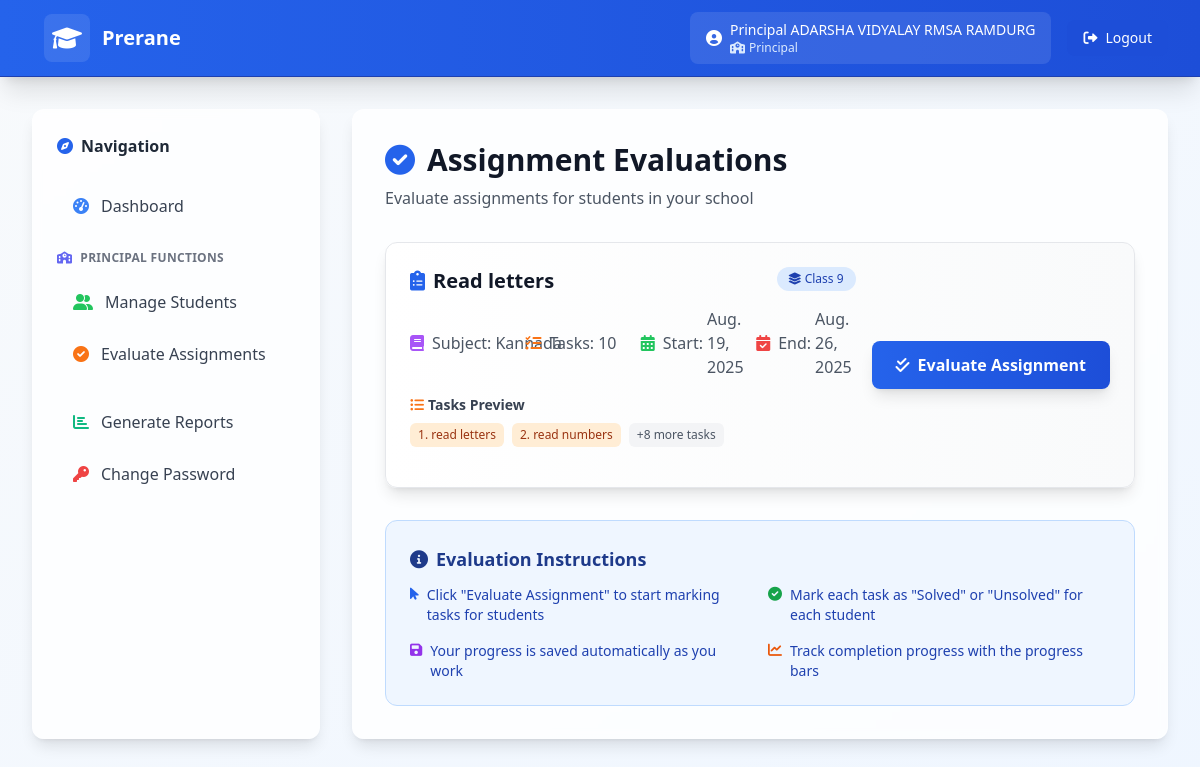
/principal/assignments/ (signed in), run on the app's committed database.
### core/models.py (models this page shows, shortened)
class Assignment(models.Model):
    CLASS_CHOICES = [(i, f'Class {i}') for i in range(1, 11)]
    title = models.CharField(max_length=200)
    tasks = models.JSONField(default=list)  # List of task strings
    subject = models.ForeignKey(Subject, on_delete=models.CASCADE)
    standard = models.IntegerField(choices=CLASS_CHOICES)
    start_date = models.DateField()
    end_date = models.DateField()
    created_by = models.ForeignKey(User, on_delete=models.CASCADE)
    created_at = models.DateTimeField(auto_now_add=True)
    class Meta:
        ordering = ['-created_at']
        indexes = [
            models.Index(fields=['standard']),
            models.Index(fields=['subject', 'standard']),
            models.Index(fields=['start_date', 'end_date']),
            models.Index(fields=['created_at']),
        ]

class Subject(models.Model):
    name = models.CharField(max_length=100, unique=True)
    class Meta:
        ordering = ['name']

### core/views.py (the view)
# urls.py: path('principal/assignments/', views.EvaluateAssignmentListView.as_view(), name='assignment_evaluations'),
class EvaluateAssignmentListView(LoginRequiredMixin, PrincipalRequiredMixin, RoleContextMixin, ListView):
    model = Assignment
    template_name = 'core/principal/assignment_evaluation_list.html'
    context_object_name = 'assignments'

### core/mixin.py (called while the page is built)
    def test_func(self):
        return self.request.user.groups.filter(name='Principal').exists()

    def get_context_data(self, **kwargs):
        context = super().get_context_data(**kwargs)
        user = self.request.user
        context['is_ddpi'] = user.groups.filter(name='DDPI').exists()
        context['is_beo'] = user.groups.filter(name='BEO').exists()
        context['is_principal'] = user.groups.filter(name='Principal').exists()
        try:
            if context['is_ddpi']:
                context['user_profile'] = DDPIProfile.objects.get(user=user)
            elif context['is_beo']:
                context['user_profile'] = BEOProfile.objects.get(user=user)
            elif context['is_principal']:
                context['user_profile'] = PrincipalProfile.objects.get(user=user)
        except:
            context['user_profile'] = None
        return context

### templates/core/principal/assignment_evaluation_list.html (shortened to what this page needs)
{% extends 'base.html' %}
{% block content %}
<div class="space-y-8">
    <div class="flex flex-col sm:flex-row justify-between items-start sm:items-center gap-4">
        <div>
            <h2 class="text-3xl font-bold text-gray-900 flex items-center">
                <i class="fas fa-check-circle text-primary-600 mr-3"></i>
                Assignment Evaluations
            </h2>
            <p class="text-gray-600 mt-2">Evaluate assignments for students in your school</p>
        </div>
    </div>
    {% if assignments %}
    <div class="grid gap-6">
        {% for assignment in assignments %}
        <div class="bg-gradient-to-r from-white to-gray-50 rounded-xl shadow-lg border border-gray-200 hover:shadow-xl transition-all duration-300 overflow-hidden">
            <div class="p-6">
                <div class="flex flex-col lg:flex-row justify-between items-start lg:items-center gap-4">
                    <div class="flex-1">
                        <div class="flex items-start justify-between mb-3">
                            <h3 class="text-xl font-bold text-gray-900 flex items-center">
                                <i class="fas fa-clipboard-list text-primary-600 mr-2"></i>
                                {{ assignment.title }}
                            </h3>
                            <span class="inline-flex items-center px-3 py-1 rounded-full text-xs font-medium bg-primary-100 text-primary-800">
                                <i class="fas fa-layer-group mr-1"></i>
                                Class {{ assignment.standard }}
                            </span>
                        </div>
                        <div class="grid grid-cols-1 md:grid-cols-4 gap-4 mb-4">
                            <div class="flex items-center text-gray-600">
                                <i class="fas fa-book text-purple-500 mr-2"></i>
                                <span class="font-medium">Subject:</span>
                                <span class="ml-1">{{ assignment.subject.name }}</span>
                            </div>
                            <div class="flex items-center text-gray-600">
                                <i class="fas fa-tasks text-orange-500 mr-2"></i>
                                <span class="font-medium">Tasks:</span>
                                <span class="ml-1">{{ assignment.tasks|length }}</span>
                            </div>
                            <div class="flex items-center text-gray-600">
                                <i class="fas fa-calendar-alt text-green-500 mr-2"></i>
                                <span class="font-medium">Start:</span>
                                <span class="ml-1">{{ assignment.start_date }}</span>
                            </div>
                            <div class="flex items-center text-gray-600">
                                <i class="fas fa-calendar-check text-red-500 mr-2"></i>
                                <span class="font-medium">End:</span>
                                <span class="ml-1">{{ assignment.end_date }}</span>
                            </div>
                        </div>
                        {% if assignment.tasks %}
                        <div class="mb-4">
                            <h4 class="text-sm font-semibold text-gray-700 mb-2 flex items-center">
                                <i class="fas fa-list-ul text-orange-500 mr-1"></i>
                                Tasks Preview
                            </h4>
                            <div class="flex flex-wrap gap-2">
                                {% for task in assignment.tasks|slice:":2" %}
                                <span class="inline-flex items-center px-2 py-1 rounded-md text-xs font-medium bg-orange-100 text-orange-800">
                                    {{ forloop.counter }}. {{ task|truncatechars:25 }}
                                </span>
                                {% endfor %}
                                {% if assignment.tasks|length > 2 %}
                                <span class="inline-flex items-center px-2 py-1 rounded-md text-xs font-medium bg-gray-100 text-gray-600">
                                    +{{ assignment.tasks|length|add:"-2" }} more tasks
                                </span>
                                {% endif %}
                            </div>
                        </div>
                        {% endif %}
                    </div>
                    <div class="flex flex-col gap-3">
                        <a href="{% url 'evaluate_assignment' assignment.pk %}" class="inline-flex items-center px-6 py-3 bg-gradient-to-r from-blue-600 to-blue-700 hover:from-blue-700 hover:to-blue-800 text-white font-semibold rounded-lg shadow-lg hover:shadow-xl transition-all duration-200">
                            <i class="fas fa-check-double mr-2"></i>
                            Evaluate Assignment
                        </a>
                    </div>
                </div>
            </div>
        </div>
        {% endfor %}
    </div>
    {% endif %}
    {% if assignments %}
    <div class="bg-blue-50 border border-blue-200 rounded-xl p-6">
        <h4 class="text-lg font-semibold text-blue-900 mb-3 flex items-center">
            <i class="fas fa-info-circle mr-2"></i>
            Evaluation Instructions
        </h4>
        <div class="grid md:grid-cols-2 gap-4 text-blue-800 text-sm">
            <div class="flex items-start">
                <i class="fas fa-mouse-pointer text-blue-600 mr-2 mt-0.5 flex-shrink-0"></i>
                <span>Click "Evaluate Assignment" to start marking tasks for students</span>
            </div>
            <div class="flex items-start">
                <i class="fas fa-check-circle text-green-600 mr-2 mt-0.5 flex-shrink-0"></i>
                <span>Mark each task as "Solved" or "Unsolved" for each student</span>
            </div>
            <div class="flex items-start">
                <i class="fas fa-save text-purple-600 mr-2 mt-0.5 flex-shrink-0"></i>
                <span>Your progress is saved automatically as you work</span>
            </div>
            <div class="flex items-start">
                <i class="fas fa-chart-line text-orange-600 mr-2 mt-0.5 flex-shrink-0"></i>
                <span>Track completion progress with the progress bars</span>
            </div>
        </div>
    </div>
    {% endif %}
</div>
{% endblock %}

### templates/base.html (shortened to what this page needs)
<!DOCTYPE html>
<html lang="en">
<head>
    <script src="https://cdn.tailwindcss.com"></script>
    <link href="https://cdnjs.cloudflare.com/ajax/libs/font-awesome/6.0.0/css/all.min.css" rel="stylesheet">
</head>
<body class="bg-gradient-to-br from-slate-50 to-blue-50 min-h-screen">
    <nav class="bg-gradient-to-r from-primary-600 to-primary-700 shadow-xl border-b border-primary-800">
        <div class="max-w-7xl mx-auto px-4 sm:px-6 lg:px-8">
            <div class="flex justify-between items-center py-3">
                <div class="flex items-center space-x-3">
                    <div class="bg-white/10 p-2 rounded-lg">
                        <i class="fas fa-graduation-cap text-2xl text-white"></i>
                    </div>
                    <h1 class="text-xl font-bold text-white">
                        <a href="{% url 'dashboard' %}" class="hover:text-blue-100 transition-colors duration-200">
                            Prerane
                        </a>
                    </h1>
                </div>
                {% if user.is_authenticated %}
                <div class="flex items-center space-x-2 sm:space-x-4">
                    <div class="flex items-center space-x-2 bg-white/10 px-2 sm:px-4 py-2 rounded-lg">
                        <i class="fas fa-user-circle text-white text-sm sm:text-base"></i>
                        <div class="text-white">
                            <div class="text-xs sm:text-sm font-medium hidden sm:block">{{ user.get_full_name|default:user.username }}</div>
                            <div class="text-xs text-blue-100 flex items-center">
                                {% if is_ddpi %}
                                    <i class="fas fa-crown mr-1"></i>DDPI
                                {% elif is_beo %}
                                    <i class="fas fa-user-tie mr-1"></i>BEO
                                {% elif is_principal %}
                                    <i class="fas fa-school mr-1"></i>Principal
                                {% endif %}
                            </div>
                        </div>
                    </div>
                    <form method="post" action="{% url 'logout' %}" class="inline">
                        <button type="submit" class="bg-primary-700 hover:bg-primary-800 px-2 sm:px-4 py-2 rounded-lg text-xs sm:text-sm font-medium text-white transition-colors duration-200 flex items-center space-x-1 sm:space-x-2">
                            <i class="fas fa-sign-out-alt"></i>
                            <span class="hidden sm:inline">Logout</span>
                        </button>
                    </form>
                </div>
                {% endif %}
            </div>
        </div>
    </nav>
    {% if user.is_authenticated %}
    <div class="max-w-7xl mx-auto px-4 sm:px-6 lg:px-8 py-8">
        <div class="flex flex-col lg:flex-row gap-8">
            <div id="sidebar" class="fixed inset-y-0 left-0 z-50 w-72 bg-white/80 backdrop-blur-sm shadow-lg border border-white/20 p-6 transform -translate-x-full transition-transform duration-300 ease-in-out lg:relative lg:translate-x-0 lg:z-auto lg:rounded-xl lg:w-72 lg:bg-white/80 lg:backdrop-blur-sm lg:shadow-lg lg:border lg:border-white/20 lg:p-6 hidden lg:block">
                <div class="flex items-center space-x-2 mb-6">
                    <i class="fas fa-compass text-primary-600"></i>
                    <h3 class="font-semibold text-gray-800">Navigation</h3>
                </div>
                <nav class="space-y-1">
                    <a href="{% url 'dashboard' %}" class="flex items-center space-x-3 py-3 px-4 text-gray-700 hover:bg-primary-50 hover:text-primary-700 rounded-lg transition-all duration-200 group">
                        <i class="fas fa-tachometer-alt text-primary-500 group-hover:text-primary-700"></i>
                        <span class="font-medium">Dashboard</span>
                    </a>
                    {% if is_principal %}
                    <div class="pt-4 pb-2">
                        <div class="flex items-center space-x-2 text-xs font-semibold text-gray-500 uppercase tracking-wide">
                            <i class="fas fa-school text-indigo-500"></i>
                            <span>Principal Functions</span>
                        </div>
                    </div>
                    <a href="{% url 'manage_students' %}" class="flex items-center space-x-3 py-3 px-4 text-gray-700 hover:bg-primary-50 hover:text-primary-700 rounded-lg transition-all duration-200 group">
                        <i class="fas fa-user-friends text-green-500 group-hover:text-primary-700"></i>
                        <span class="font-medium">Manage Students</span>
                    </a>
                    <a href="{% url 'assignment_evaluations' %}" class="flex items-center space-x-3 py-3 px-4 text-gray-700 hover:bg-primary-50 hover:text-primary-700 rounded-lg transition-all duration-200 group">
                        <i class="fas fa-check-circle text-orange-500 group-hover:text-primary-700"></i>
                        <span class="font-medium">Evaluate Assignments</span>
                    </a>
                    {% endif %}
                    <div class="pt-4 space-y-1">
                        <a href="{% url 'reports' %}" class="flex items-center space-x-3 py-3 px-4 text-gray-700 hover:bg-primary-50 hover:text-primary-700 rounded-lg transition-all duration-200 group">
                            <i class="fas fa-chart-bar text-emerald-500 group-hover:text-primary-700"></i>
                            <span class="font-medium">Generate Reports</span>
                        </a>
                        <a href="{% url 'password_change' %}" class="flex items-center space-x-3 py-3 px-4 text-gray-700 hover:bg-primary-50 hover:text-primary-700 rounded-lg transition-all duration-200 group">
                            <i class="fas fa-key text-red-500 group-hover:text-primary-700"></i>
                            <span class="font-medium">Change Password</span>
                        </a>
                    </div>
                </nav>
            </div>
            <div class="flex-1 bg-white/80 backdrop-blur-sm rounded-xl shadow-lg border border-white/20 p-8 lg:ml-0">
                {% block content %}{% endblock %}
            </div>
        </div>
    </div>
    {% endif %}
</body>
</html>

### data on the page
Assignment: title "Read letters", standard "9", subject.name "Kannada", tasks|length "10", start_date "Aug. 19, 2025", end_date "Aug. 26, 2025", tasks "read letters" "read numbers", tasks|length "8"

### other printed values
{{ user.get_full_name|default:user.username }} "Principal ADARSHA VIDYALAY RMSA RAMDURG"
